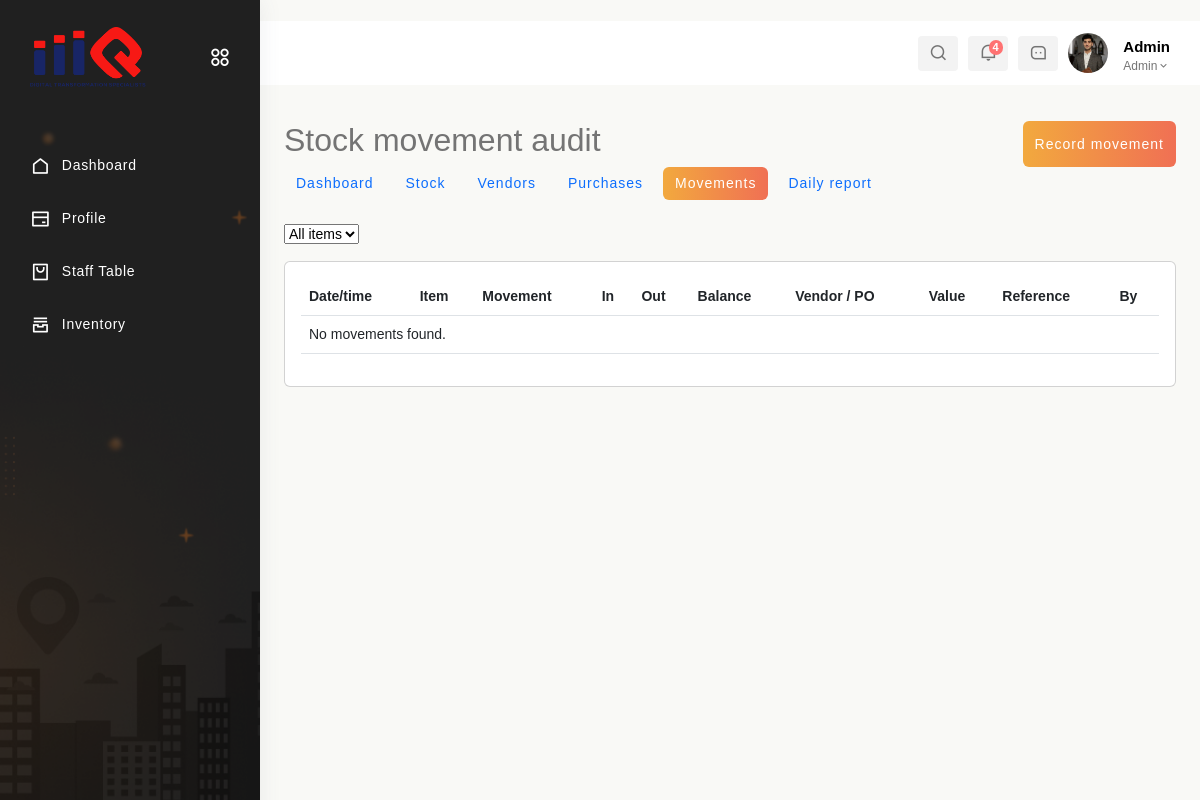
The app's page /inventory/movements/ (signed in), older data.
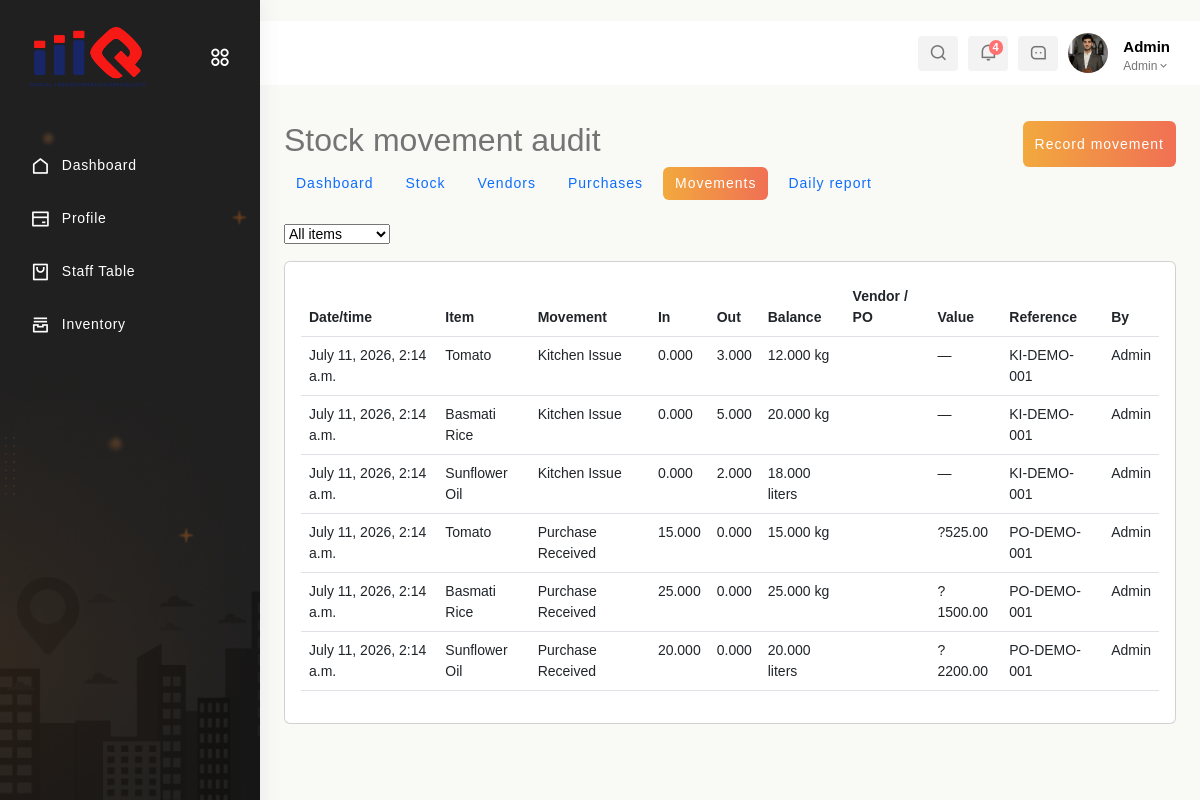
The same page, newer data.
### app2/models.py (models this page shows, shortened)
class StockMovement(models.Model):
    PURCHASE_RECEIVED = 'purchase_received'
    KITCHEN_ISSUE = 'kitchen_issue'
    WASTAGE = 'wastage'
    RETURN_VENDOR = 'return_vendor'
    ADJUSTMENT = 'adjustment'
    OPENING_STOCK = 'opening_stock'
    MOVEMENT_CHOICES = [
        (PURCHASE_RECEIVED, 'Purchase Received'), (KITCHEN_ISSUE, 'Kitchen Issue'),
        (WASTAGE, 'Wastage'), (RETURN_VENDOR, 'Return to Vendor'),
        (ADJUSTMENT, 'Stock Adjustment'), (OPENING_STOCK, 'Opening Stock'),
    ]
    inventory_item = models.ForeignKey(Inventory, on_delete=models.PROTECT, related_name='movements')
    vendor = models.ForeignKey(Vendor, on_delete=models.PROTECT, related_name='stock_returns', null=True, blank=True)
    purchase_order = models.ForeignKey(PurchaseOrder, on_delete=models.PROTECT, related_name='vendor_returns', null=True, blank=True)
    movement_at = models.DateTimeField(default=timezone.now, db_index=True)
    movement_type = models.CharField(max_length=30, choices=MOVEMENT_CHOICES)
    quantity_in = models.DecimalField(max_digits=12, decimal_places=3, default=0)
    quantity_out = models.DecimalField(max_digits=12, decimal_places=3, default=0)
    unit = models.CharField(max_length=50)
    reference_type = models.CharField(max_length=50, blank=True)
    reference_number = models.CharField(max_length=100, blank=True)
    purchase_cost_amount = models.DecimalField(max_digits=12, decimal_places=2, default=0)
    sale_value = models.DecimalField(max_digits=12, decimal_places=2, default=0)
    created_by = models.CharField(max_length=100, blank=True)
    notes = models.TextField(blank=True)
    balance_after = models.DecimalField(max_digits=12, decimal_places=3)
    class Meta:
        ordering = ['-movement_at', '-id']

class Inventory(models.Model):
    item_name = models.CharField(max_length=255, unique=True)
    quantity = models.DecimalField(max_digits=12, decimal_places=3, default=0, validators=[MinValueValidator(Decimal('0'))])
    min_quantity = models.DecimalField(max_digits=12, decimal_places=3, default=0, validators=[MinValueValidator(Decimal('0'))])
    unit = models.CharField(max_length=50, choices=INVENTORY_UNIT_CHOICES)
    last_updated = models.DateTimeField(auto_now=True)
    class Meta:
        ordering = ['item_name']

### app1/inventory_views.py (the view)
# urls.py: path('inventory/movements/', inventory_views.movement_list, name='movement_list'),
def movement_list(request):
    auth, response = _guard(request)
    if response: return response
    user, kind = auth; movements = StockMovement.objects.select_related('inventory_item', 'vendor', 'purchase_order')
    if request.GET.get('item'): movements = movements.filter(inventory_item_id=request.GET['item'])
    return render(request, 'Inventory/movement_list.html', _context(user, kind, movements=movements, items=Inventory.objects.all()))

### app1/inventory_views.py (called while the page is built)
def _access(request, read_only=False):
    user, user_type = get_logged_in_user(request)
    if not user:
        return None, None
    allowed = user_type == 'admin' or (user_type == 'staff' and user.role.lower() == 'inventory')
    if read_only and user_type == 'staff' and user.role.lower() == 'receptionist':
        allowed = True
    return (user, user_type) if allowed else (None, 'forbidden')

def _guard(request, read_only=False):
    user, kind = _access(request, read_only)
    if not user:
        messages.error(request, 'You do not have permission to access inventory.')
        return None, redirect('signin' if kind is None else 'staff_dashboard')
    return (user, kind), None

def _context(user, kind, **kwargs):
    return {'data': user, 'user_type': kind, 'base_template': 'Rest-Admin/base.html' if kind == 'admin' else 'Staff/base.html', **kwargs}

### templates/Inventory/movement_list.html
{% extends base_template %}{% block content %}<div class="container-fluid py-4"><div class="d-flex justify-content-between"><h2>Stock movement audit</h2><a class="btn btn-primary" href="{% url 'movement_add' %}">Record movement</a></div>{% include 'Inventory/_nav.html' %}<form class="mb-3"><select name="item" onchange="this.form.submit()"><option value="">All items</option>{% for item in items %}<option value="{{ item.pk }}">{{ item.item_name }}</option>{% endfor %}</select></form><div class="card p-3 table-responsive"><table class="table"><thead><tr><th>Date/time</th><th>Item</th><th>Movement</th><th>In</th><th>Out</th><th>Balance</th><th>Vendor / PO</th><th>Value</th><th>Reference</th><th>By</th></tr></thead><tbody>{% for m in movements %}<tr><td>{{ m.movement_at }}</td><td>{{ m.inventory_item.item_name }}</td><td>{{ m.get_movement_type_display }}</td><td>{{ m.quantity_in }}</td><td>{{ m.quantity_out }}</td><td>{{ m.balance_after }} {{ m.unit }}</td><td>{% if m.vendor %}<a href="{% url 'vendor_ledger' m.vendor.pk %}">{{ m.vendor.name }}</a>{% endif %}{% if m.purchase_order %}<br><a href="{% url 'purchase_order_detail' m.purchase_order.pk %}">{{ m.purchase_order.number }}</a>{% endif %}</td><td>{% if m.purchase_cost_amount %}?{{ m.purchase_cost_amount|floatformat:2 }}{% else %}—{% endif %}</td><td>{{ m.reference_number }}</td><td>{{ m.created_by }}</td></tr>{% empty %}<tr><td colspan="10">No movements found.</td></tr>{% endfor %}</tbody></table></div></div>{% endblock %}

Row changes from the older to the newer data that the page shows:
added StockMovement: movement_at "July 11, 2026, 2:14 a.m.", inventory_item.item_name "Tomato", movement_type "Kitchen Issue", quantity_in "0.000", quantity_out "3.000", balance_after "12.000", unit "kg", reference_number "KI-DEMO-001", created_by "Admin"
added StockMovement: movement_at "July 11, 2026, 2:14 a.m.", inventory_item.item_name "Basmati Rice", movement_type "Kitchen Issue", quantity_in "0.000", quantity_out "5.000", balance_after "20.000", unit "kg", reference_number "KI-DEMO-001", created_by "Admin"
added StockMovement: movement_at "July 11, 2026, 2:14 a.m.", inventory_item.item_name "Sunflower Oil", movement_type "Kitchen Issue", quantity_in "0.000", quantity_out "2.000", balance_after "18.000", unit "liters", reference_number "KI-DEMO-001", created_by "Admin"
added StockMovement: movement_at "July 11, 2026, 2:14 a.m.", inventory_item.item_name "Tomato", movement_type "Purchase Received", quantity_in "15.000", quantity_out "0.000", balance_after "15.000", unit "kg", purchase_cost_amount "525.00", reference_number "PO-DEMO-001", created_by "Admin"
added StockMovement: movement_at "July 11, 2026, 2:14 a.m.", inventory_item.item_name "Basmati Rice", movement_type "Purchase Received", quantity_in "25.000", quantity_out "0.000", balance_after "25.000", unit "kg", purchase_cost_amount "1500.00", reference_number "PO-DEMO-001", created_by "Admin"
added StockMovement: movement_at "July 11, 2026, 2:14 a.m.", inventory_item.item_name "Sunflower Oil", movement_type "Purchase Received", quantity_in "20.000", quantity_out "0.000", balance_after "20.000", unit "liters", purchase_cost_amount "2200.00", reference_number "PO-DEMO-001", created_by "Admin"
Text that changed along with them:
text no longer shown: "No movements found."
